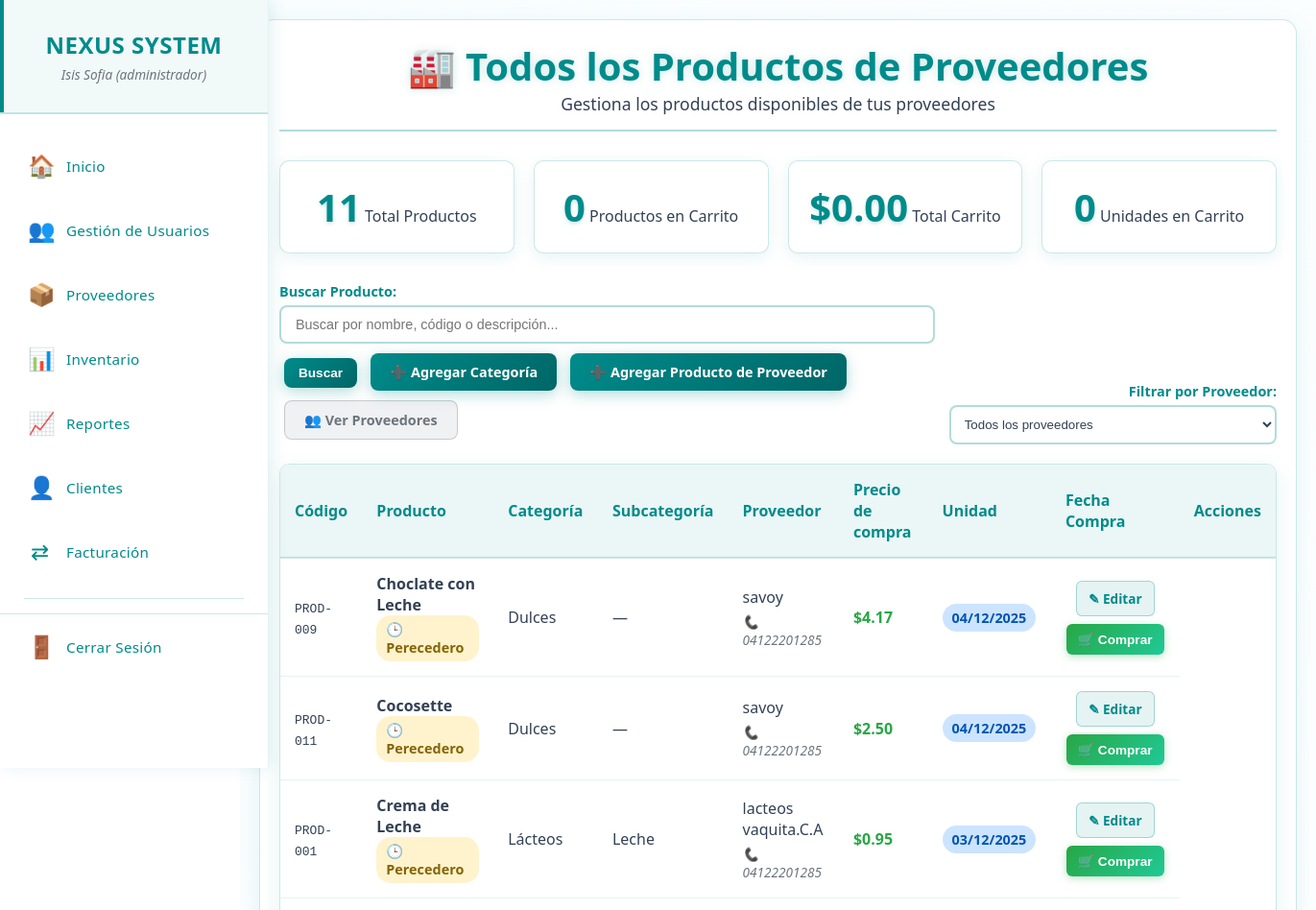
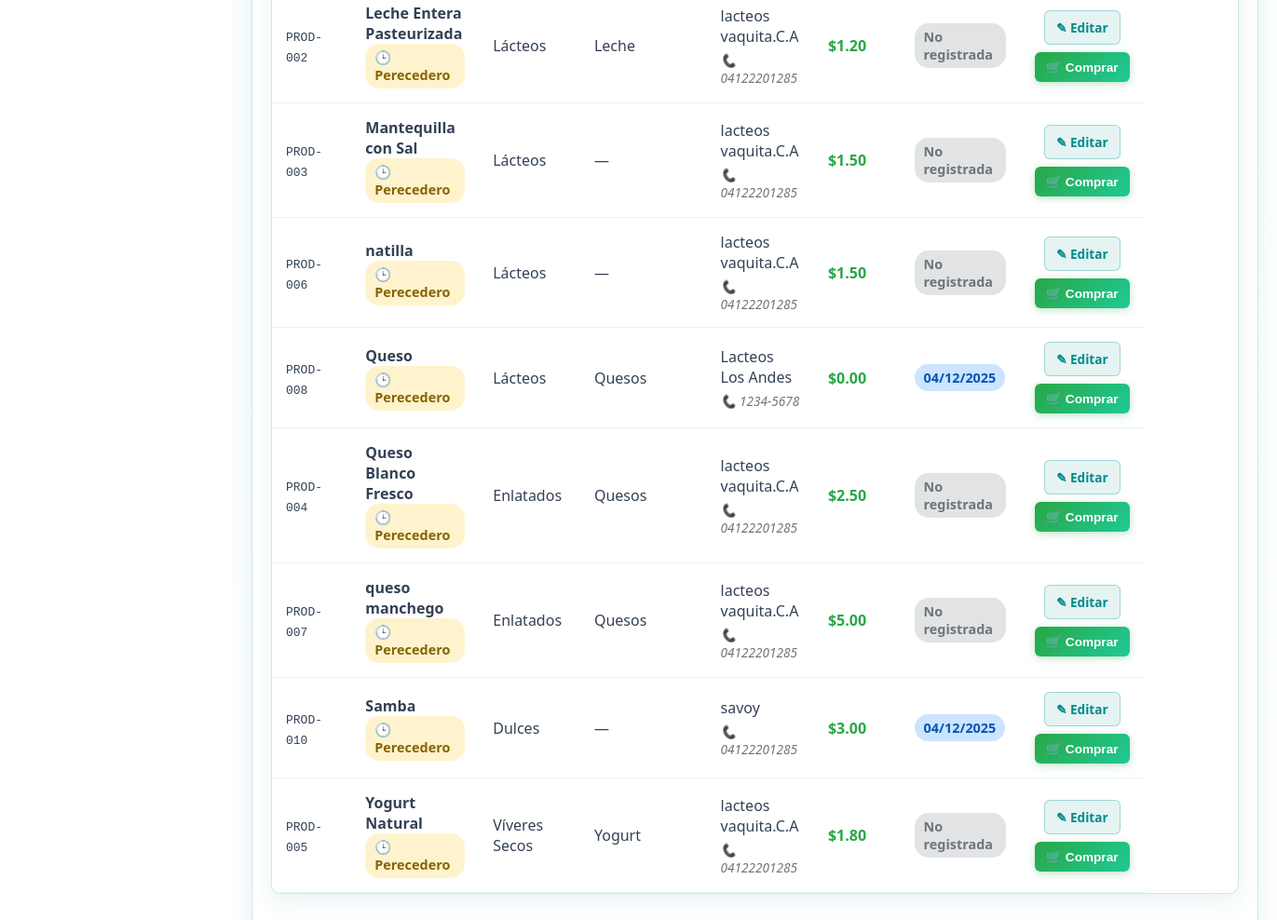
The page /productos_proveedores.php (signed in) on the database as committed earlier (2 pictures, top to bottom).
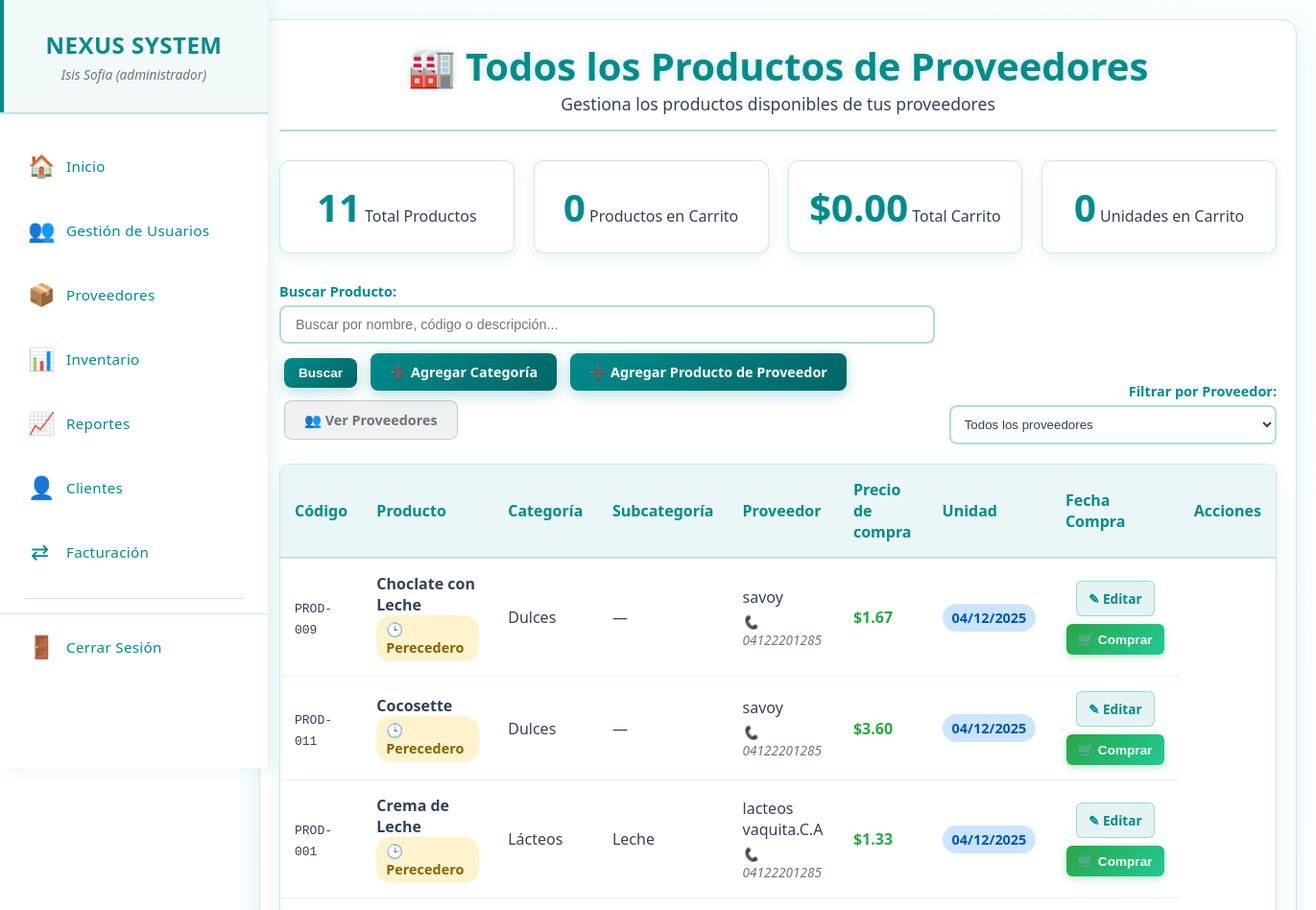
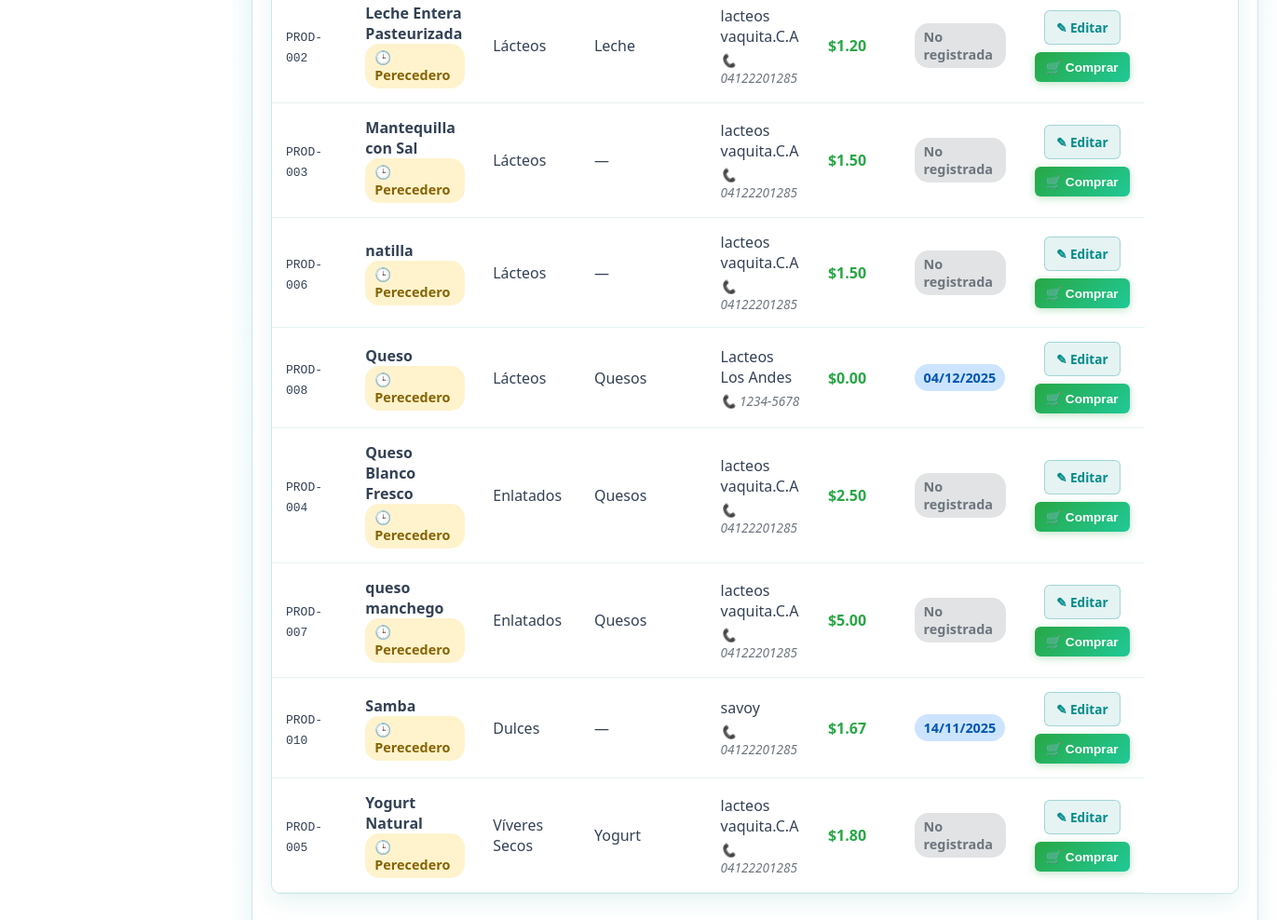
The same page on the database as committed later (2 pictures, top to bottom).
### tables this page shows
CREATE TABLE `productos_proveedor` (
  `id_producto_proveedor` int(11) NOT NULL,
  `codigo_producto` varchar(50) NOT NULL,
  `nombre` varchar(255) NOT NULL,
  `id_categoria` int(11) NOT NULL,
  `id_subcategoria` int(11) DEFAULT NULL,
  `id_proveedor` int(11) NOT NULL,
  `precio_compra` decimal(10,2) NOT NULL,
  `unidad_medida` varchar(20) DEFAULT 'unidad',
  `fecha_compra` date DEFAULT NULL,
  `es_perecedero` tinyint(1) DEFAULT 0,
  `registro` timestamp NOT NULL DEFAULT current_timestamp(),
  `actualizacion` timestamp NOT NULL DEFAULT current_timestamp() ON UPDATE current_timestamp()
);

CREATE TABLE `categoria_prod` (
  `id` int(11) NOT NULL,
  `nombre_categoria` varchar(50) NOT NULL,
  `estado` enum('active','inactive') DEFAULT 'active',
  `created_at` timestamp NOT NULL DEFAULT current_timestamp()
);

CREATE TABLE `proveedores` (
  `id_proveedor` int(11) NOT NULL,
  `nombres` varchar(255) NOT NULL,
  `nombre_comercial` varchar(255) NOT NULL,
  `rif` varchar(20) NOT NULL,
  `telefono` varchar(20) DEFAULT NULL,
  `email` varchar(100) DEFAULT NULL,
  `direccion` text DEFAULT NULL,
  `estado` enum('activo','inactivo') DEFAULT 'activo',
  `registro` timestamp NOT NULL DEFAULT current_timestamp(),
  `actualizacion` timestamp NOT NULL DEFAULT current_timestamp() ON UPDATE current_timestamp()
);

CREATE TABLE `subcategorias` (
  `id` int(11) NOT NULL,
  `categoria_id` int(11) NOT NULL,
  `nombre_subcategoria` varchar(50) NOT NULL,
  `estado` enum('active','inactive') DEFAULT 'active',
  `created_at` timestamp NOT NULL DEFAULT current_timestamp()
);

### productos_proveedores.php (the view, shortened to what the changed rows need)
<?php
require_once 'menu.php';
$id_proveedor = isset($_GET['id_proveedor']) ? intval($_GET['id_proveedor']) : 0;
$sql_base = "SELECT
                pp.*,
                cp.nombre_categoria,
                s.nombre_subcategoria,
                p.nombre_comercial as proveedor,
                p.telefono as telefono_proveedor,
                p.email as email_proveedor
            FROM productos_proveedor pp
            JOIN categoria_prod cp ON pp.id_categoria = cp.id
            LEFT JOIN subcategorias s ON pp.id_subcategoria = s.id
            JOIN proveedores p ON pp.id_proveedor = p.id_proveedor";
$params = [];
$where_conditions = [];
if ($id_proveedor > 0) {
    $where_conditions[] = "pp.id_proveedor = ?";
    $params[] = $id_proveedor;
    $titulo = "Productos del Proveedor";
} else {
    $titulo = "Todos los Productos de Proveedores";
}
$sql_base .= " ORDER BY pp.nombre";
if (!empty($params)) {
    $stmt = $pdo->prepare($sql_base);
    $stmt->execute($params);
    $result = $stmt->fetchAll(PDO::FETCH_ASSOC);
} else {
    $stmt = $pdo->query($sql_base);
    $result = $stmt->fetchAll(PDO::FETCH_ASSOC);
}
$total_productos = count($result);
?>
<!DOCTYPE html>
<html lang="es">
<head>
    <link rel="stylesheet" href="css/proveedores.css">
</head>
<body>
   <main class="main-content">
        <div class="content-wrapper">
            <div class="container">
                <div class="header">
                    <h1>🏭 <?php echo $titulo; ?></h1>
                </div>
                <?php if ($total_productos > 0): ?>
                    <div class="table-container">
                        <table class="table">
                            <thead>
                                <tr>
                                    <th>Código</th>
                                    <th>Producto</th>
                                    <th>Categoría</th>
                                    <th>Subcategoría</th>
                                    <?php if ($id_proveedor == 0): ?>
                                        <th>Proveedor</th>
                                    <?php endif; ?>
                                    <th>Precio de compra</th>
                                    <th>Unidad</th>
                                    <th>Fecha Compra</th>
                                    <th>Acciones</th>
                                </tr>
                            </thead>
                            <tbody>
                                <?php foreach($result as $row): ?>
                                    <tr id="producto-<?php echo $row['id_producto_proveedor']; ?>">
                                        <td><code><?php echo $row['codigo_producto']; ?></code></td>
                                        <td>
                                            <strong><?php echo htmlspecialchars($row['nombre']); ?></strong>
                                            <?php if ($row['es_perecedero']): ?>
                                                <br><span class="badge badge-warning">🕒 Perecedero</span>
                                            <?php endif; ?>
                                        </td>
                                        <td><?php echo $row['nombre_categoria']; ?></td>
                                        <td><?php echo $row['nombre_subcategoria'] ?: '—'; ?></td>
                                        <?php if ($id_proveedor == 0): ?>
                                            <td>
                                                <?php echo $row['proveedor']; ?>
                                                <br><small>📞 <?php echo $row['telefono_proveedor']; ?></small>
                                            </td>
                                        <?php endif; ?>
                                        <td style="font-weight: bold; color: #28a745;">
                                            $<?php echo number_format($row['precio_compra'], 2); ?>
                                        </td>
                                        <td>
                                            <?php if ($row['fecha_compra']): ?>
                                                <span class="badge badge-info"><?php echo date('d/m/Y', strtotime($row['fecha_compra'])); ?></span>
                                            <?php else: ?>
                                                <span class="badge badge-secondary">No registrada</span>
                                            <?php endif; ?>
                                        </td>
                                        <td>
                                            <div class="action-buttons-container">
                                                <a href="editar_producto_proveedor.php?id=<?php echo $row['id_producto_proveedor']; ?>" class="btn-editar">
                                                    ✎ Editar
                                                </a>
                                                <button class="btn-comprar"
                                                        onclick="abrirModalCompra(<?php echo $row['id_producto_proveedor']; ?>,
                                                                                 '<?php echo addslashes($row['nombre']); ?>',
                                                                                 'unidad_medida_no_usada',
                                                                                 <?php echo $row['precio_compra']; ?>)">
                                                    🛒 Comprar
                                                </button>
                                            </div>
                                        </td>
                                    </tr>
                                <?php endforeach; ?>
                            </tbody>
                        </table>
                    </div>
                <?php endif; ?>
            </div>
        </div>
   </main>
            </div>
</body>
</html>

Rows that differ between the two databases and show on the page:
changed productos_proveedor "Choclate con Leche": precio_compra "4.17" → "1.67"
changed productos_proveedor "Cocosette": precio_compra "2.50" → "3.60"
changed productos_proveedor "Crema de Leche": precio_compra "0.95" → "1.33"; fecha_compra "03/12/2025" → "04/12/2025"
changed productos_proveedor "Samba": precio_compra "3.00" → "1.67"; fecha_compra "04/12/2025" → "14/11/2025"
